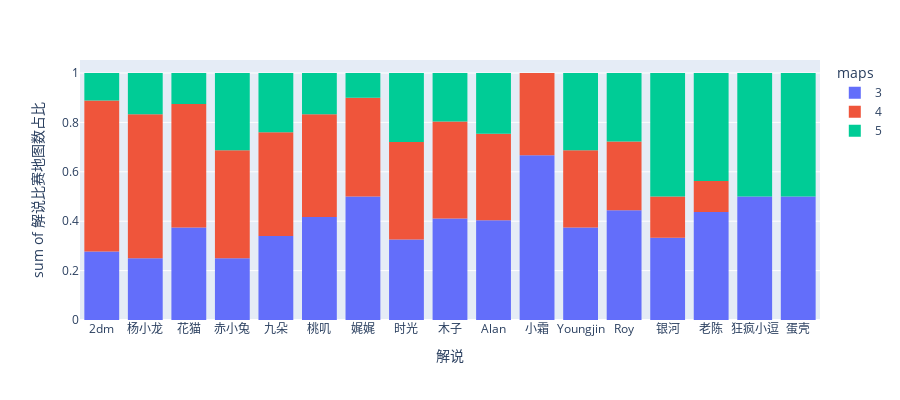

Here is the notebook cell this chart was saved with:
### Code cell
names, maps, rates = [], [], []
for _, row in df_names.sort_values(by='one_rate', ascending=False).iterrows():
    name, zero, one, two = row['names'], row['zero'], row['one'], row['two']
    total = zero + one + two
    for map, i in zip([3, 4, 5], [zero, one, two]):
        names.append(name)
        maps.append(map)
        rates.append(i / total)
df_cum = pd.DataFrame(list(zip(names, maps, rates)), 
                        columns=['names', 'maps', 'rate'])

fig = px.histogram(df_cum,
                    x="names", y="rate",
                    color='maps', # barmode='group',
                    # histfunc='avg',
                    labels={'names':'解说', 'rate':'解说比赛地图数占比'},
                    height=400)
fig.show()

### Figure 1 — Plotly figure (JSON) as saved in the notebook; plotly's stock layout.template omitted (floating-point values rounded to 4 significant figures)
{"data": [{"alignmentgroup": "True", "bingroup": "x", "histfunc": "sum", "hovertemplate": "maps=3<br>解说=%{x}<br>sum of 解说比赛地图数占比=%{y}<extra></extra>", "legendgroup": "3", "marker": {"color": "#636efa", "pattern": {"shape": ""}}, "name": "3", "offsetgroup": "3", "orientation": "v", "showlegend": true, "type": "histogram", "x": ["2dm", "杨小龙", "花猫", "赤小兔", "九朵", "桃叽", "娓娓", "时光", "木子", "Alan", "小霜", "Youngjin", "Roy", "银河", "老陈", "狂疯小逗", "蛋壳"], "xaxis": "x", "y": [0.2778, 0.25, 0.375, 0.25, 0.34, 0.4167, 0.5, 0.3256, 0.4107, 0.4035, 0.6667, 0.375, 0.4444, 0.3333, 0.4375, 0.5, 0.5], "yaxis": "y"}, {"alignmentgroup": "True", "bingroup": "x", "histfunc": "sum", "hovertemplate": "maps=4<br>解说=%{x}<br>sum of 解说比赛地图数占比=%{y}<extra></extra>", "legendgroup": "4", "marker": {"color": "#EF553B", "pattern": {"shape": ""}}, "name": "4", "offsetgroup": "4", "orientation": "v", "showlegend": true, "type": "histogram", "x": ["2dm", "杨小龙", "花猫", "赤小兔", "九朵", "桃叽", "娓娓", "时光", "木子", "Alan", "小霜", "Youngjin", "Roy", "银河", "老陈", "狂疯小逗", "蛋壳"], "xaxis": "x", "y": [0.6111, 0.5833, 0.5, 0.4375, 0.42, 0.4167, 0.4, 0.3953, 0.3929, 0.3509, 0.3333, 0.3125, 0.2778, 0.1667, 0.125, 0, 0], "yaxis": "y"}, {"alignmentgroup": "True", "bingroup": "x", "histfunc": "sum", "hovertemplate": "maps=5<br>解说=%{x}<br>sum of 解说比赛地图数占比=%{y}<extra></extra>", "legendgroup": "5", "marker": {"color": "#00cc96", "pattern": {"shape": ""}}, "name": "5", "offsetgroup": "5", "orientation": "v", "showlegend": true, "type": "histogram", "x": ["2dm", "杨小龙", "花猫", "赤小兔", "九朵", "桃叽", "娓娓", "时光", "木子", "Alan", "小霜", "Youngjin", "Roy", "银河", "老陈", "狂疯小逗", "蛋壳"], "xaxis": "x", "y": [0.1111, 0.1667, 0.125, 0.3125, 0.24, 0.1667, 0.1, 0.2791, 0.1964, 0.2456, 0, 0.3125, 0.2778, 0.5, 0.4375, 0.5, 0.5], "yaxis": "y"}], "layout": {"barmode": "relative", "height": 400, "legend": {"title": {"text": "maps"}, "tracegroupgap": 0}, "margin": {"t": 60}, "xaxis": {"anchor": "y", "domain": [0, 1], "title": {"text": "解说"}}, "yaxis": {"anchor": "x", "domain": [0, 1], "title": {"text": "sum of 解说比赛地图数占比"}}}}
